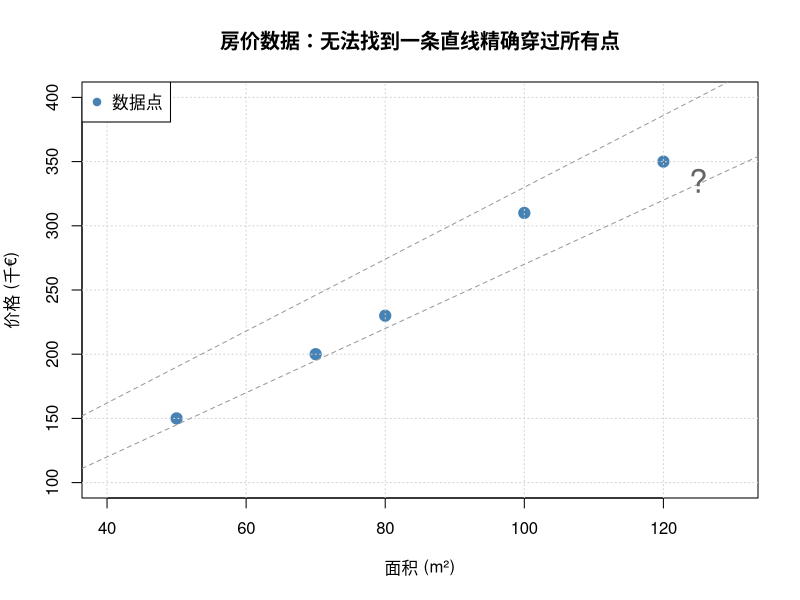
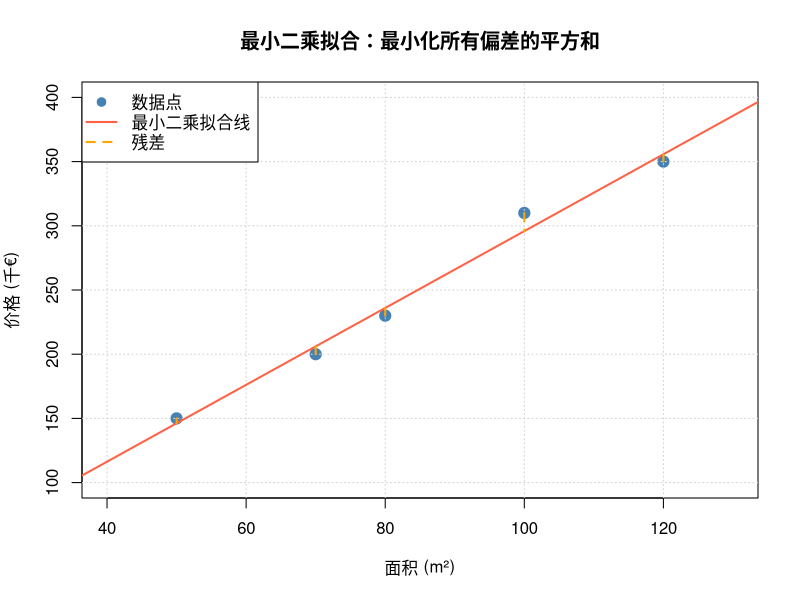
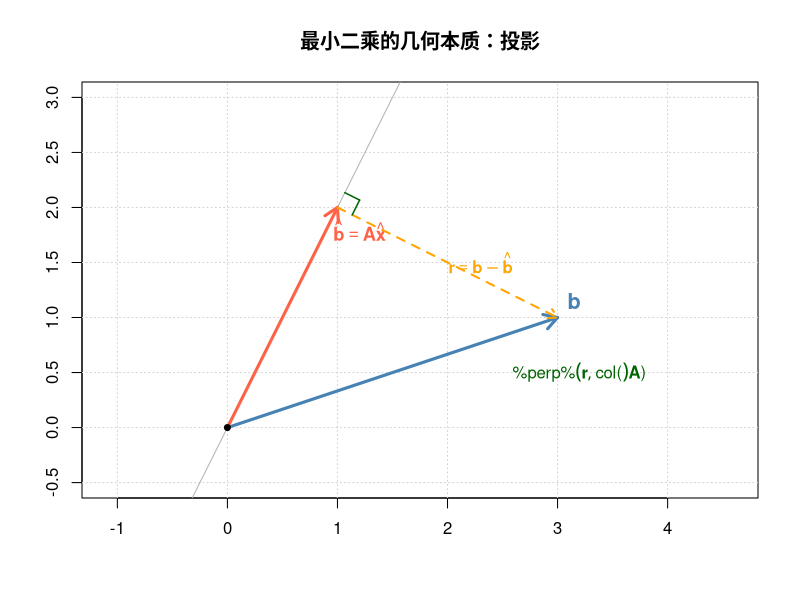
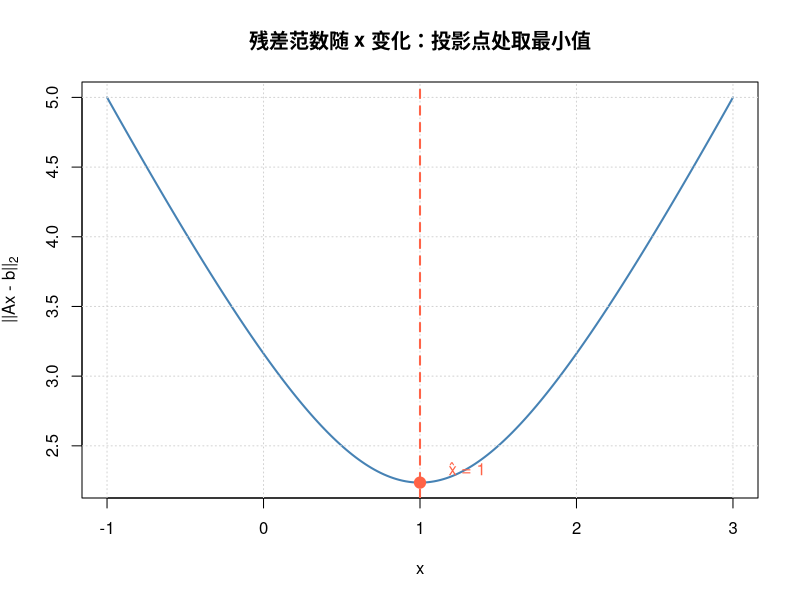
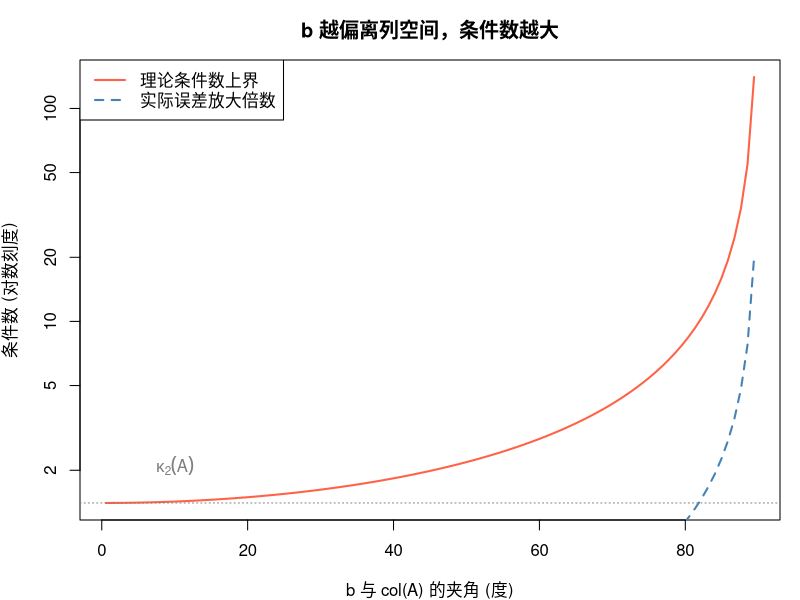
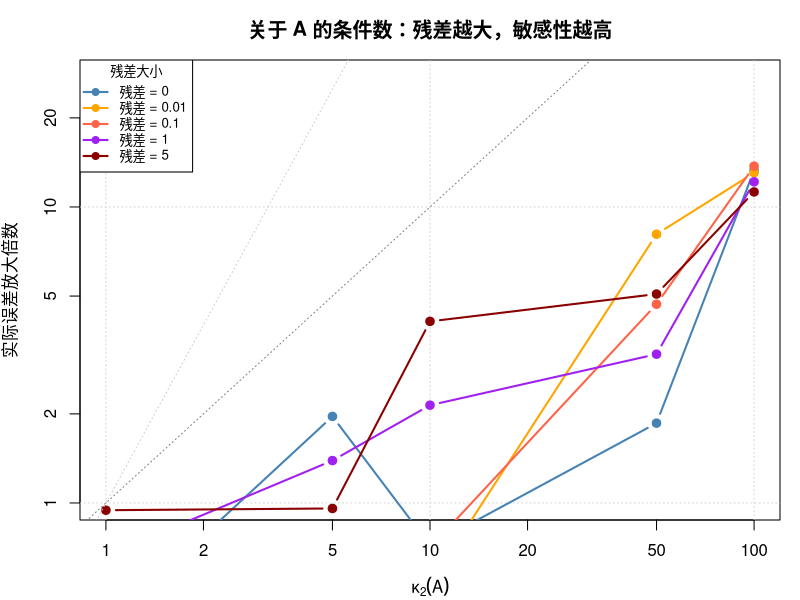
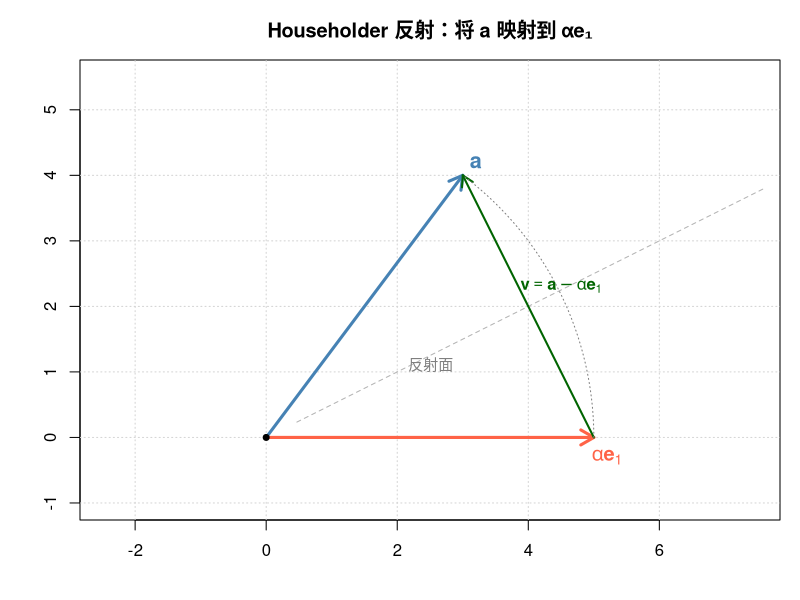
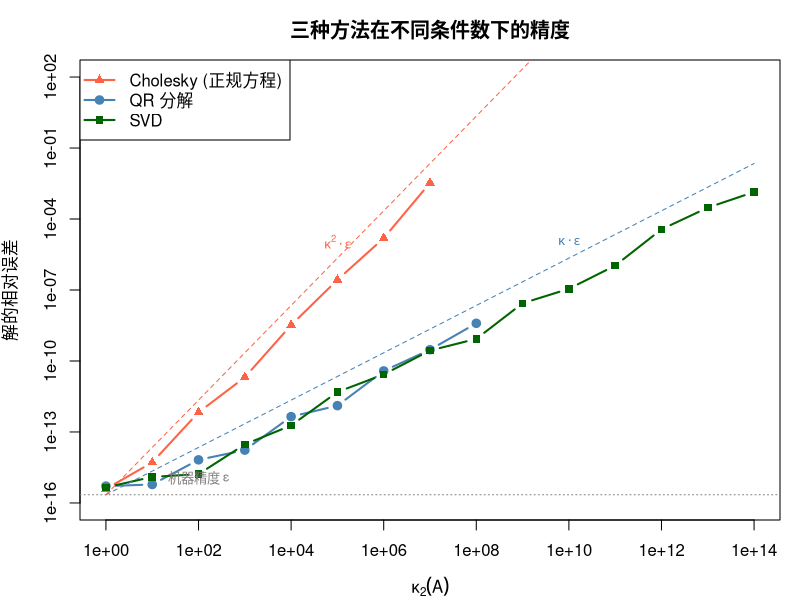

These figures' R source, in order:
## ---- chunk 1
#| label: setup
# 辅助函数
tr <- function(A) sum(diag(A))

# 向量2-范数
vnorm <- function(x) sqrt(sum(x^2))

# Frobenius范数
fnorm <- function(A) sqrt(sum(A^2))
## ---- chunk 2
#| label: motivation-data
# 房屋数据
area <- c(50, 70, 80, 100, 120)    # 面积 (m²)
price <- c(150, 200, 230, 310, 350)  # 价格 (千€)

cat("面积 (m²):  ", area, "\n")
cat("价格 (千€): ", price, "\n")
## ---- chunk 3
#| label: motivation-visual
#| fig-width: 7
#| fig-height: 5

# 可视化：数据点不在一条直线上
plot(area, price, pch = 19, col = "steelblue", cex = 1.5,
     xlab = "面积 (m²)", ylab = "价格 (千€)",
     main = "房价数据：无法找到一条直线精确穿过所有点",
     xlim = c(40, 130), ylim = c(100, 400))
grid()

# 随便画两条线，说明没有"完美"的
abline(a = 20, b = 2.5, col = "grey60", lty = 2)
abline(a = 50, b = 2.8, col = "grey60", lty = 2)
text(125, 335, "?", col = "grey40", cex = 2)
legend("topleft", "数据点", pch = 19, col = "steelblue")
## ---- chunk 4
#| label: motivation-matrix
# 构造矩阵
A <- cbind(1, area)
b <- price

cat("矩阵 A:\n")
print(A)
cat("\n向量 b:", b, "\n")
cat("\nA 是", nrow(A), "×", ncol(A), "矩阵：", nrow(A), "个方程，", ncol(A), "个未知数\n")
cat("方程数 > 未知数 → 超定系统 → 一般无精确解\n")
## ---- chunk 5
#| label: motivation-solve
#| fig-width: 7
#| fig-height: 5

# 用最小二乘求解
beta_hat <- solve(t(A) %*% A, t(A) %*% b)
cat("最小二乘解:\n")
cat("  β₀ (截距) =", round(beta_hat[1], 2), "\n")
cat("  β₁ (斜率) =", round(beta_hat[2], 2), "\n")
cat("  模型: 价格 ≈", round(beta_hat[1], 2), "+", round(beta_hat[2], 2), "× 面积\n\n")

# 残差
residuals <- b - A %*% beta_hat
cat("残差（每个点的偏差）:", round(residuals, 2), "\n")
cat("残差平方和:", round(sum(residuals^2), 2), "\n")

# 可视化
plot(area, price, pch = 19, col = "steelblue", cex = 1.5,
     xlab = "面积 (m²)", ylab = "价格 (千€)",
     main = "最小二乘拟合：最小化所有偏差的平方和",
     xlim = c(40, 130), ylim = c(100, 400))
grid()
abline(beta_hat[1], beta_hat[2], col = "tomato", lwd = 2)

# 画残差线
fitted <- A %*% beta_hat
segments(area, price, area, fitted, col = "orange", lwd = 2, lty = 2)

legend("topleft", c("数据点", "最小二乘拟合线", "残差"),
       col = c("steelblue", "tomato", "orange"),
       pch = c(19, NA, NA), lty = c(NA, 1, 2), lwd = 2)
## ---- chunk 6
#| label: geometry-2d
#| fig-width: 8
#| fig-height: 6

# 二维几何解释
# 列空间是一维的（一条直线），b 不在这条直线上
# 最小二乘解对应 b 在列空间上的投影

# 简单例子：A 只有一列
a <- c(1, 2)  # 列空间方向
b_vec <- c(3, 1)  # 目标向量

# 投影 b 到 a 的方向
proj_coeff <- sum(a * b_vec) / sum(a * a)
b_hat <- proj_coeff * a
residual <- b_vec - b_hat

plot(NULL, xlim = c(-0.5, 4), ylim = c(-0.5, 3),
     xlab = "", ylab = "", asp = 1,
     main = "最小二乘的几何本质：投影")
grid()

# 列空间（直线）
arrows(0, 0, 2.5, 5, col = "grey70", lwd = 1, length = 0.1)
arrows(0, 0, -0.5, -1, col = "grey70", lwd = 1, length = 0)
text(2.6, 4.7, "col(A)", col = "grey50", cex = 0.9)

# 向量 b
arrows(0, 0, b_vec[1], b_vec[2], col = "steelblue", lwd = 3, length = 0.15)
text(b_vec[1] + 0.15, b_vec[2] + 0.15, expression(bold(b)), col = "steelblue", cex = 1.3)

# 投影 b_hat
arrows(0, 0, b_hat[1], b_hat[2], col = "tomato", lwd = 3, length = 0.15)
text(b_hat[1] + 0.2, b_hat[2] - 0.2,
     expression(hat(bold(b)) == bold(A)*hat(bold(x))), col = "tomato", cex = 1.1)

# 残差
arrows(b_hat[1], b_hat[2], b_vec[1], b_vec[2],
       col = "orange", lwd = 2, lty = 2, length = 0.1)
text((b_hat[1] + b_vec[1])/2 + 0.3, (b_hat[2] + b_vec[2])/2,
     expression(bold(r) == bold(b) - hat(bold(b))), col = "orange", cex = 1.0)

# 直角标记
rect_size <- 0.15
mid_x <- b_hat[1]
mid_y <- b_hat[2]
# 画一个小正方形表示直角
segments(mid_x + rect_size * (b_vec[1]-b_hat[1])/vnorm(residual),
         mid_y + rect_size * (b_vec[2]-b_hat[2])/vnorm(residual),
         mid_x + rect_size * (b_vec[1]-b_hat[1])/vnorm(residual) + rect_size * a[1]/vnorm(a),
         mid_y + rect_size * (b_vec[2]-b_hat[2])/vnorm(residual) + rect_size * a[2]/vnorm(a),
         col = "darkgreen", lwd = 1.5)
segments(mid_x + rect_size * a[1]/vnorm(a),
         mid_y + rect_size * a[2]/vnorm(a),
         mid_x + rect_size * (b_vec[1]-b_hat[1])/vnorm(residual) + rect_size * a[1]/vnorm(a),
         mid_y + rect_size * (b_vec[2]-b_hat[2])/vnorm(residual) + rect_size * a[2]/vnorm(a),
         col = "darkgreen", lwd = 1.5)

text(3.2, 0.5, expression(bold(r) %perp% "col("*bold(A)*")"), col = "darkgreen", cex = 1.0)

points(0, 0, pch = 19, cex = 0.8)
## ---- chunk 7
#| label: geometry-why-projection
#| fig-width: 8
#| fig-height: 5

# 为什么投影是最优的？画出不同的 x 对应的 ||Ax - b||
# 一维情况：min_x ||ax - b||
a_1d <- c(1, 2)
b_1d <- c(3, 1)

x_range <- seq(-1, 3, length.out = 200)
errors <- sapply(x_range, function(x) vnorm(x * a_1d - b_1d))

x_opt <- sum(a_1d * b_1d) / sum(a_1d * a_1d)

plot(x_range, errors, type = "l", lwd = 2, col = "steelblue",
     xlab = "x", ylab = expression("||Ax - b||"[2]),
     main = "残差范数随 x 变化：投影点处取最小值")
grid()
abline(v = x_opt, col = "tomato", lty = 2, lwd = 2)
points(x_opt, vnorm(x_opt * a_1d - b_1d), pch = 19, col = "tomato", cex = 1.5)
text(x_opt + 0.3, vnorm(x_opt * a_1d - b_1d) + 0.1,
     paste0("x̂ = ", round(x_opt, 3)), col = "tomato", cex = 1.0)
## ---- chunk 8
#| label: normal-equation-demo
# 用房价数据验证正规方程
A_house <- cbind(1, area)
b_house <- price

# 计算正规方程的两边
AtA <- t(A_house) %*% A_house
Atb <- t(A_house) %*% b_house

cat("A^T A =\n")
print(AtA)
cat("\nA^T b =\n")
print(Atb)

# 求解正规方程
beta_ne <- solve(AtA, Atb)
cat("\n正规方程的解:\n")
cat("  β₀ =", round(beta_ne[1], 4), "\n")
cat("  β₁ =", round(beta_ne[2], 4), "\n")

# 验证残差垂直于列空间
resid <- b_house - A_house %*% beta_ne
cat("\n验证 A^T r = 0:\n")
cat("  A^T r =", round(t(A_house) %*% resid, 10), "\n")
cat("  → 残差确实垂直于列空间 ✓\n")
## ---- chunk 9
#| label: pseudoinverse
# 伪逆的计算和性质
A_plus <- solve(t(A_house) %*% A_house) %*% t(A_house)

cat("A⁺ 的维度:", nrow(A_plus), "×", ncol(A_plus), "\n")
cat("A 的维度: ", nrow(A_house), "×", ncol(A_house), "\n\n")

# 验证 A⁺b = x̂
x_via_pinv <- A_plus %*% b_house
cat("A⁺b =", round(x_via_pinv, 4), "\n")
cat("正规方程解 =", round(beta_ne, 4), "\n")
cat("一致 ✓\n\n")

# A A⁺ 是投影矩阵
P <- A_house %*% A_plus
cat("A A⁺ 是投影矩阵吗？\n")
cat("  (AA⁺)² ≈ AA⁺ ?", max(abs(P %*% P - P)) < 1e-10, "\n")
cat("  (AA⁺)^T ≈ AA⁺ ?", max(abs(t(P) - P)) < 1e-10, "(对称)\n")
cat("  → AA⁺ 是到 col(A) 的正交投影矩阵 ✓\n")
## ---- chunk 10
#| code-fold: true
#| code-summary: "点击查看答案"

cat("1. 错误：AA⁺ ≠ I_m（除非 A 是方阵且可逆）\n")
cat("   AA⁺ 是 m×m 的投影矩阵，不是单位矩阵\n\n")

# 数值验证
cat("   AA⁺ =\n")
print(round(P, 4))
cat("   I_5 =\n")
print(diag(5))
cat("\n")

cat("2. 正确：AA⁺ 恰好是到 col(A) 的正交投影矩阵\n\n")

# 验证
b_proj <- P %*% b_house
b_hat_direct <- A_house %*% beta_ne
cat("   AA⁺b =", round(b_proj, 2), "\n")
cat("   Ax̂   =", round(b_hat_direct, 2), "\n\n")

cat("3. 正确：残差垂直于列空间，这是最小二乘解的几何特征\n\n")
cat("4. 正确：任意向量都可以分解为在子空间上的投影和在其正交补上的投影之和\n")
## ---- chunk 11
#| label: condition-b
#| fig-width: 9
#| fig-height: 5

# 演示：b 的投影分量越小，条件数越大
set.seed(42)
m <- 50; n <- 3
A_cond <- matrix(rnorm(m * n), m, n)

kappa_A <- kappa(A_cond, exact = TRUE)
cat("κ₂(A) =", round(kappa_A, 2), "\n\n")

# 构造不同"投影比例"的 b
# b = b_col + b_perp，其中 b_col ∈ col(A)，b_perp ⊥ col(A)
# P_A = AA+ 即投影矩阵
P_A <- A_cond %*% solve(t(A_cond) %*% A_cond) %*% t(A_cond)

b_col <- P_A %*% rnorm(m)        # 列空间中的分量
b_perp <- (diag(m) - P_A) %*% rnorm(m)  # 正交补中的分量
b_col <- b_col / vnorm(b_col)
b_perp <- b_perp / vnorm(b_perp)

# 不同的"角度"
alphas <- seq(0.01, pi/2 - 0.01, length.out = 100)
cond_vals <- numeric(length(alphas))
actual_amplification <- numeric(length(alphas))

pert <- rnorm(m, sd = 1e-8)

for (i in seq_along(alphas)) {
  b_test <- cos(alphas[i]) * b_col + sin(alphas[i]) * b_perp
  b_test <- b_test / vnorm(b_test) * 10  # 归一化

  proj_b <- P_A %*% b_test
  ratio <- vnorm(b_test) / vnorm(proj_b)
  cond_vals[i] <- kappa_A * ratio

  # 数值验证
  x1 <- solve(t(A_cond) %*% A_cond, t(A_cond) %*% b_test)
  x2 <- solve(t(A_cond) %*% A_cond, t(A_cond) %*% (b_test + pert))
  rel_out <- vnorm(x2 - x1) / vnorm(x1)
  rel_in <- vnorm(pert) / vnorm(b_test)
  actual_amplification[i] <- rel_out / rel_in
}

par(mar = c(4, 4, 3, 1))
plot(alphas * 180 / pi, cond_vals, type = "l", log = "y",
     col = "tomato", lwd = 2,
     xlab = "b 与 col(A) 的夹角 (度)", ylab = "条件数 (对数刻度)",
     main = "b 越偏离列空间，条件数越大")
lines(alphas * 180 / pi, actual_amplification, col = "steelblue", lwd = 2, lty = 2)
abline(h = kappa_A, col = "grey50", lty = 3)
text(10, kappa_A * 1.5, expression(kappa[2](A)), col = "grey50")
legend("topleft", c("理论条件数上界", "实际误差放大倍数"),
       col = c("tomato", "steelblue"), lwd = 2, lty = c(1, 2))
## ---- chunk 12
#| label: condition-A
#| fig-width: 9
#| fig-height: 5

# 演示：残差越大，关于 A 的条件数越大
set.seed(123)
n_dim <- 5

# 构造不同条件数的 A
U <- qr.Q(qr(matrix(rnorm(20 * 20), 20)))
V <- qr.Q(qr(matrix(rnorm(n_dim * n_dim), n_dim)))

kappa_values <- c(1, 5, 10, 50, 100)
residual_scales <- c(0, 0.01, 0.1, 1, 5)

results <- expand.grid(kappa_A = kappa_values, resid_scale = residual_scales)
results$effective_kappa <- NA

m_dim <- 20

for (i in seq_len(nrow(results))) {
  kk <- results$kappa_A[i]
  rs <- results$resid_scale[i]

  sigmas <- exp(seq(log(1), log(kk), length.out = n_dim))
  A_test <- U[, 1:n_dim] %*% diag(sigmas) %*% t(V)

  # 构造 b = A*x_true + rs*noise_perp
  x_true <- rep(1, n_dim)
  b_in_col <- A_test %*% x_true
  noise_perp <- (diag(m_dim) - A_test %*% solve(t(A_test) %*% A_test) %*% t(A_test)) %*% rnorm(m_dim)
  if (vnorm(noise_perp) > 0) noise_perp <- noise_perp / vnorm(noise_perp)
  b_test <- b_in_col + rs * noise_perp

  # 扰动 A
  delta_A <- matrix(rnorm(m_dim * n_dim), m_dim, n_dim) * 1e-8
  x_hat <- solve(t(A_test) %*% A_test, t(A_test) %*% b_test)
  A_pert <- A_test + delta_A
  x_hat_pert <- solve(t(A_pert) %*% A_pert, t(A_pert) %*% b_test)

  rel_out <- vnorm(x_hat_pert - x_hat) / vnorm(x_hat)
  rel_in <- norm(delta_A, "F") / norm(A_test, "F")
  results$effective_kappa[i] <- rel_out / rel_in
}

# 绘图
par(mar = c(4, 4, 3, 1))
colors <- c("steelblue", "orange", "tomato", "purple", "darkred")

plot(NULL, xlim = range(kappa_values), ylim = c(1, max(results$effective_kappa, na.rm = TRUE) * 2),
     log = "xy", xlab = expression(kappa[2](A)), ylab = "实际误差放大倍数",
     main = "关于 A 的条件数：残差越大，敏感性越高")
grid()

for (j in seq_along(residual_scales)) {
  idx <- results$resid_scale == residual_scales[j]
  lines(results$kappa_A[idx], results$effective_kappa[idx],
        col = colors[j], lwd = 2, type = "b", pch = 19)
}

# 参考线
abline(0, 1, lty = 3, col = "grey50")
abline(0, 2, lty = 3, col = "grey80")
text(80, 60, expression(kappa), col = "grey50", cex = 0.8)
text(80, 5000, expression(kappa^2), col = "grey80", cex = 0.8)

legend("topleft",
       paste("残差 =", residual_scales),
       col = colors, lwd = 2, pch = 19, cex = 0.8,
       title = "残差大小")
## ---- chunk 13
#| code-fold: true
#| code-summary: "点击查看答案"

set.seed(7)
m_ex <- 20; n_ex <- 3

# 构造 κ₂(A) = 10 的矩阵
U_ex <- qr.Q(qr(matrix(rnorm(m_ex^2), m_ex)))
V_ex <- qr.Q(qr(matrix(rnorm(n_ex^2), n_ex)))
sigmas_ex <- c(10, 5, 1)  # κ = 10/1 = 10
A_ex <- U_ex[, 1:n_ex] %*% diag(sigmas_ex) %*% t(V_ex)

cat("κ₂(A) =", round(max(sigmas_ex)/min(sigmas_ex), 2), "\n\n")

# 构造 b 使残差很大
x_true_ex <- c(1, 1, 1)
b_col <- A_ex %*% x_true_ex
P_ex <- A_ex %*% solve(t(A_ex) %*% A_ex) %*% t(A_ex)
b_perp <- (diag(m_ex) - P_ex) %*% rnorm(m_ex)
b_perp <- b_perp / vnorm(b_perp) * vnorm(b_col) * 3  # 残差是投影的 3 倍

b_ex <- b_col + b_perp
resid_ex <- b_ex - P_ex %*% b_ex
proj_ex <- P_ex %*% b_ex

kappa_theoretical <- max(sigmas_ex)/min(sigmas_ex) +
  (max(sigmas_ex)/min(sigmas_ex))^2 * vnorm(resid_ex)/vnorm(proj_ex)
cat("理论条件数上界 ≈", round(kappa_theoretical, 1), "\n")
cat("  其中 κ₂(A) 贡献:", round(max(sigmas_ex)/min(sigmas_ex), 1), "\n")
cat("  κ₂(A)² × ||r||/||proj|| 贡献:",
    round((max(sigmas_ex)/min(sigmas_ex))^2 * vnorm(resid_ex)/vnorm(proj_ex), 1), "\n")
cat("\n结论: 虽然矩阵条件数只有 10，但大残差使有效条件数接近 κ² 量级\n")
## ---- chunk 14
#| label: wrong-implementation
# 一个数学上正确但数值上错误的函数
kq_solve_bad <- function(A, b) {
  solve(t(A) %*% A) %*% t(A) %*% b   # ← 显式求逆！
}

# "正确"的正规方程实现
kq_solve_ne <- function(A, b) {
  solve(t(A) %*% A, t(A) %*% b)       # ← 求解线性方程组
}

# 对比
set.seed(42)
m <- 100; n <- 5
A_test <- matrix(rnorm(m * n), m, n)
b_test <- rnorm(m)

x_bad <- kq_solve_bad(A_test, b_test)
x_good <- kq_solve_ne(A_test, b_test)
x_ref <- qr.solve(A_test, b_test)  # R 内置，使用 QR 分解

cat("显式求逆 vs QR 的误差:", vnorm(x_bad - x_ref), "\n")
cat("正规方程 vs QR 的误差:", vnorm(x_good - x_ref), "\n")
cat("\n这里差别不大，但对于病态矩阵...\n")
## ---- chunk 15
#| label: cholesky-method
# Cholesky 方法
kq_solve_chol <- function(A, b) {
  M <- crossprod(A)       # = A^T A（比 t(A) %*% A 更高效）
  c_vec <- crossprod(A, b)  # = A^T b
  L <- chol(M)            # R 的 chol() 返回上三角 R，满足 M = R^T R
  # 求解 R^T R x = c，即先解 R^T y = c，再解 R x = y
  y <- forwardsolve(t(L), c_vec)
  x <- backsolve(L, y)
  x
}

x_chol <- kq_solve_chol(A_test, b_test)
cat("Cholesky 方法 vs QR 的误差:", vnorm(x_chol - x_ref), "\n")
## ---- chunk 16
#| label: condition-squaring
# 条件数平方化的演示
set.seed(42)
m_sq <- 50; n_sq <- 5

# 构造不同条件数的矩阵
U_sq <- qr.Q(qr(matrix(rnorm(m_sq^2), m_sq)))
V_sq <- qr.Q(qr(matrix(rnorm(n_sq^2), n_sq)))

cat(sprintf("%-12s  %-15s  %-15s  %-10s\n", "κ(A)", "κ(A^T A)", "κ(A)²", "比值"))
cat(strrep("-", 58), "\n")

for (kk in c(1, 10, 100, 1000, 1e6)) {
  sigmas_sq <- exp(seq(log(1), log(kk), length.out = n_sq))
  A_sq <- U_sq[, 1:n_sq] %*% diag(sigmas_sq) %*% t(V_sq)

  kA <- kappa(A_sq, exact = TRUE)
  kAtA <- kappa(crossprod(A_sq), exact = TRUE)

  cat(sprintf("%-12.1e  %-15.1e  %-15.1e  %-10.2f\n",
              kA, kAtA, kA^2, kAtA / kA^2))
}
cat("\n结论: κ(A^T A) ≈ κ(A)² — 条件数确实被平方化了！\n")
## ---- chunk 17
#| label: orthogonal-properties
# 正交矩阵的数值演示
set.seed(1)
n_orth <- 4
Q <- qr.Q(qr(matrix(rnorm(n_orth^2), n_orth)))

cat("Q^T Q =\n")
print(round(t(Q) %*% Q, 10))
cat("\n")

# 保范性
x_test_orth <- c(1, 2, 3, 4)
cat("||x||   =", vnorm(x_test_orth), "\n")
cat("||Qx||  =", vnorm(Q %*% x_test_orth), "\n")
cat("→ 正交变换保持向量长度不变 ✓\n\n")

# 条件数
cat("κ₂(Q) =", kappa(Q, exact = TRUE), "\n")
cat("→ 正交矩阵的条件数恒为 1（完美！）\n\n")

cat("核心推论：\n")
cat("  · 乘以 Q 不会放大误差\n")
cat("  · 乘以 Q 不会改变最小化问题的解\n")
cat("  · ||QAx - Qb|| = ||Ax - b|| 对所有 x 成立\n")
## ---- chunk 18
#| label: qr-example
# QR 分解的例子（手算验证）
A_ex <- matrix(c(1, 2,
                  0, 0,
                  0, 2), nrow = 3, byrow = TRUE)
cat("A =\n")
print(A_ex)

qr_result <- qr(A_ex)
Q_full <- qr.Q(qr_result, complete = TRUE)
R_full <- qr.R(qr_result)

cat("\nQ =\n")
print(round(Q_full, 4))
cat("\nR (上三角) =\n")
print(round(R_full, 4))

cat("\n验证 Q^T A =\n")
print(round(t(Q_full) %*% A_ex, 10))
cat("→ 下面的行确实为零 ✓\n")

cat("\n验证 QR = A:\n")
R_padded <- rbind(R_full, rep(0, ncol(A_ex)))
cat("||QR - A|| =", norm(Q_full %*% R_padded - A_ex, "F"), "✓\n")
## ---- chunk 19
#| label: qr-solve-demo
# QR 方法求解最小二乘
kq_solve_qr <- function(A, b) {
  qr_dec <- qr(A)
  Q <- qr.Q(qr_dec, complete = TRUE)
  R <- qr.R(qr_dec)

  Qtb <- t(Q) %*% b
  n <- ncol(A)
  c1 <- Qtb[1:n]
  c2 <- Qtb[(n+1):length(Qtb)]

  x_hat <- backsolve(R, c1)

  list(x = x_hat,
       min_residual_norm = vnorm(c2),
       c1 = c1, c2 = c2)
}

# 用房价数据测试
result_qr <- kq_solve_qr(A_house, b_house)
cat("QR 方法的解:\n")
cat("  β₀ =", round(result_qr$x[1], 4), "\n")
cat("  β₁ =", round(result_qr$x[2], 4), "\n")
cat("  最小残差 ||c₂|| =", round(result_qr$min_residual_norm, 4), "\n\n")

cat("与正规方程对比:\n")
cat("  正规方程:", round(beta_ne, 4), "\n")
cat("  QR 方法: ", round(result_qr$x, 4), "\n")
cat("  完全一致 ✓\n")
## ---- chunk 20
#| label: householder-visual
#| fig-width: 8
#| fig-height: 6

# Householder 反射的几何演示
# 在 2D 中：将向量 a 反射到 e1 方向

a_hh <- c(3, 4)  # 要反射的向量
alpha <- vnorm(a_hh)  # 反射后长度不变
e1 <- c(1, 0)

# Householder 向量
v_hh <- a_hh - alpha * e1
v_hh_norm <- v_hh / vnorm(v_hh)

# Householder 矩阵
H <- diag(2) - 2 * outer(v_hh_norm, v_hh_norm)

# 反射结果
a_reflected <- H %*% a_hh

plot(NULL, xlim = c(-1, 6), ylim = c(-1, 5.5), asp = 1,
     xlab = "", ylab = "",
     main = "Householder 反射：将 a 映射到 αe₁")
grid()

# 反射超平面（垂直于 v 的直线）
midpoint <- (a_hh + a_reflected) / 2
perp_dir <- c(-v_hh[2], v_hh[1])
perp_dir <- perp_dir / vnorm(perp_dir)
segments(midpoint[1] - 4*perp_dir[1], midpoint[2] - 4*perp_dir[2],
         midpoint[1] + 4*perp_dir[1], midpoint[2] + 4*perp_dir[2],
         col = "grey70", lwd = 1, lty = 2)
text(midpoint[1] + 2*perp_dir[1] + 0.3, midpoint[2] + 2*perp_dir[2],
     "反射面", col = "grey50", cex = 0.9)

# 向量 a
arrows(0, 0, a_hh[1], a_hh[2], col = "steelblue", lwd = 3, length = 0.15)
text(a_hh[1] + 0.2, a_hh[2] + 0.2, expression(bold(a)), col = "steelblue", cex = 1.3)

# 反射结果 = α e₁
arrows(0, 0, a_reflected[1], a_reflected[2], col = "tomato", lwd = 3, length = 0.15)
text(a_reflected[1] + 0.2, a_reflected[2] - 0.3,
     expression(alpha*bold(e)[1]), col = "tomato", cex = 1.2)

# Householder 向量 v
arrows(a_reflected[1], a_reflected[2], a_hh[1], a_hh[2],
       col = "darkgreen", lwd = 2, length = 0.12, lty = 1)
text((a_hh[1] + a_reflected[1])/2 + 0.5, (a_hh[2] + a_reflected[2])/2 + 0.3,
     expression(bold(v) == bold(a) - alpha*bold(e)[1]), col = "darkgreen", cex = 1.0)

# 圆弧表示长度不变
theta_arc <- seq(0, atan2(a_hh[2], a_hh[1]), length.out = 100)
r_arc <- alpha
lines(r_arc * cos(theta_arc), r_arc * sin(theta_arc),
      col = "grey50", lty = 3, lwd = 1)

points(0, 0, pch = 19, cex = 0.8)

cat("a =", a_hh, "\n")
cat("Ha =", round(a_reflected, 10), "= (", alpha, ", 0 ) ✓\n")
cat("||a|| = ||Ha|| =", alpha, "（长度不变）✓\n")
## ---- chunk 21
#| label: qr-vs-cholesky
#| fig-width: 9
#| fig-height: 5

# 关键对比实验：QR vs Cholesky 在不同条件数下的表现
set.seed(42)
m_cmp <- 100; n_cmp <- 10

U_cmp <- qr.Q(qr(matrix(rnorm(m_cmp^2), m_cmp)))
V_cmp <- qr.Q(qr(matrix(rnorm(n_cmp^2), n_cmp)))

kappa_range <- 10^seq(0, 14, by = 1)

err_chol <- numeric(length(kappa_range))
err_qr <- numeric(length(kappa_range))
err_svd <- numeric(length(kappa_range))

x_true_cmp <- rep(1, n_cmp)

for (i in seq_along(kappa_range)) {
  kk <- kappa_range[i]
  sigmas_cmp <- exp(seq(log(1), log(kk), length.out = n_cmp))
  A_cmp <- U_cmp[, 1:n_cmp] %*% diag(sigmas_cmp) %*% t(V_cmp)
  b_cmp <- A_cmp %*% x_true_cmp  # b ∈ col(A)，有精确解

  # Cholesky 方法
  tryCatch({
    AtA <- crossprod(A_cmp)
    Atb <- crossprod(A_cmp, b_cmp)
    x_chol_cmp <- solve(AtA, Atb)
    err_chol[i] <- vnorm(x_chol_cmp - x_true_cmp) / vnorm(x_true_cmp)
  }, error = function(e) { err_chol[i] <<- NA })

  # QR 方法
  tryCatch({
    x_qr_cmp <- qr.solve(A_cmp, b_cmp)
    err_qr[i] <- vnorm(x_qr_cmp - x_true_cmp) / vnorm(x_true_cmp)
  }, error = function(e) { err_qr[i] <<- NA })

  # SVD 方法
  tryCatch({
    sv <- svd(A_cmp)
    x_svd_cmp <- sv$v %*% diag(1/sv$d) %*% t(sv$u) %*% b_cmp
    err_svd[i] <- vnorm(x_svd_cmp - x_true_cmp) / vnorm(x_true_cmp)
  }, error = function(e) { err_svd[i] <<- NA })
}

par(mar = c(4, 4, 3, 1))
plot(kappa_range, err_chol, type = "b", log = "xy", pch = 17,
     col = "tomato", lwd = 2,
     xlab = expression(kappa[2](A)), ylab = "解的相对误差",
     main = "三种方法在不同条件数下的精度",
     ylim = c(1e-16, 1e2))
lines(kappa_range, err_qr, type = "b", pch = 19, col = "steelblue", lwd = 2)
lines(kappa_range, err_svd, type = "b", pch = 15, col = "darkgreen", lwd = 2)

# 理论参考线
abline(h = .Machine$double.eps, lty = 3, col = "grey50")
text(1e2, .Machine$double.eps * 5, "机器精度 ε", col = "grey50", cex = 0.8)

# κ·ε 和 κ²·ε 参考线
lines(kappa_range, kappa_range * .Machine$double.eps,
      lty = 2, col = "steelblue", lwd = 1)
lines(kappa_range, kappa_range^2 * .Machine$double.eps,
      lty = 2, col = "tomato", lwd = 1)
text(1e10, 1e10 * .Machine$double.eps * 5,
     expression(kappa %.% epsilon), col = "steelblue", cex = 0.8)
text(1e5, 1e10 * .Machine$double.eps * 5,
     expression(kappa^2 %.% epsilon), col = "tomato", cex = 0.8)

legend("topleft",
       c("Cholesky (正规方程)", "QR 分解", "SVD"),
       col = c("tomato", "steelblue", "darkgreen"),
       pch = c(17, 19, 15), lwd = 2)
## ---- chunk 22
#| label: svd-method
# SVD 方法
kq_solve_svd <- function(A, b) {
  sv <- svd(A)
  # A⁺ = V Σ⁺ U^T
  # x = V Σ⁺ U^T b

  # 计算 U^T b
  Utb <- t(sv$u) %*% b

  # 除以奇异值（对应 Σ⁺ 的操作）
  # 只取前 n 个分量（对应非零奇异值）
  n <- length(sv$d)
  coeffs <- Utb[1:n] / sv$d

  # 乘以 V
  x_hat <- sv$v %*% coeffs

  list(x = x_hat, singular_values = sv$d)
}

result_svd <- kq_solve_svd(A_house, b_house)
cat("SVD 方法的解:\n")
cat("  β₀ =", round(result_svd$x[1], 4), "\n")
cat("  β₁ =", round(result_svd$x[2], 4), "\n")
cat("  奇异值:", round(result_svd$singular_values, 4), "\n")
cat("  κ₂(A) =", round(max(result_svd$singular_values) /
                         min(result_svd$singular_values), 2), "\n")
## ---- chunk 23
#| label: svd-rank-deficient
#| fig-width: 8
#| fig-height: 5

# 秩亏矩阵的例子
set.seed(42)
m_rd <- 20; n_rd <- 5

# 构造秩为 3 的 5 列矩阵（第 4、5 列是前 3 列的线性组合）
A_base <- matrix(rnorm(m_rd * 3), m_rd, 3)
A_rd <- cbind(A_base,
              0.5 * A_base[,1] + 0.3 * A_base[,2],
              -0.2 * A_base[,1] + 0.7 * A_base[,3])

# 加一点噪声模拟"几乎秩亏"
A_almost_rd <- A_rd + matrix(rnorm(m_rd * n_rd, sd = 1e-10), m_rd, n_rd)

b_rd <- rnorm(m_rd)

cat("A 的奇异值:\n")
sv_rd <- svd(A_rd)
cat("  精确秩亏:", round(sv_rd$d, 10), "\n")

sv_ard <- svd(A_almost_rd)
cat("  近似秩亏:", format(sv_ard$d, digits = 4), "\n\n")

# 正规方程方法——失败
tryCatch({
  x_ne_rd <- solve(crossprod(A_rd), crossprod(A_rd, b_rd))
  cat("正规方程（精确秩亏）: 成功\n")
}, error = function(e) {
  cat("正规方程（精确秩亏）: 失败 —", e$message, "\n")
})

# SVD 方法——成功，给出最小范数解
x_svd_rd <- function(A, b, tol = 1e-8) {
  sv <- svd(A)
  # 只保留大于 tol 的奇异值
  keep <- sv$d > tol * max(sv$d)
  cat("  保留的奇异值:", sum(keep), "/", length(sv$d), "\n")
  Utb <- t(sv$u) %*% b
  coeffs <- ifelse(keep, Utb[1:length(sv$d)] / sv$d, 0)
  sv$v %*% coeffs
}

cat("\nSVD 方法（精确秩亏）:\n")
x_rd <- x_svd_rd(A_rd, b_rd)
cat("  ||x|| =", round(vnorm(x_rd), 4), "（最小范数解）\n")
cat("  残差 ||Ax - b|| =", round(vnorm(A_rd %*% x_rd - b_rd), 4), "\n")
## ---- chunk 24
#| label: method-comparison
#| fig-width: 10
#| fig-height: 5

# 综合对比：速度 vs 精度
library(microbenchmark)

set.seed(42)
sizes <- c(50, 100, 200, 500, 1000)
n_cols <- 10

speed_results <- data.frame()

for (m_s in sizes) {
  A_s <- matrix(rnorm(m_s * n_cols), m_s, n_cols)
  b_s <- rnorm(m_s)

  # 预热
  invisible(solve(crossprod(A_s), crossprod(A_s, b_s)))
  invisible(qr.solve(A_s, b_s))
  invisible({sv <- svd(A_s); sv$v %*% ((t(sv$u) %*% b_s) / sv$d)})

  mb <- microbenchmark(
    Cholesky = solve(crossprod(A_s), crossprod(A_s, b_s)),
    QR = qr.solve(A_s, b_s),
    SVD = {sv <- svd(A_s); sv$v %*% ((t(sv$u) %*% b_s)[1:n_cols] / sv$d)},
    times = 50
  )

  smry <- summary(mb)
  for (j in 1:3) {
    speed_results <- rbind(speed_results, data.frame(
      m = m_s, method = smry$expr[j],
      time_us = smry$median[j] / 1000  # 转为微秒
    ))
  }
}

# 绘图
par(mar = c(4, 4, 3, 1))
methods <- c("Cholesky", "QR", "SVD")
cols <- c("tomato", "steelblue", "darkgreen")

plot(NULL, xlim = range(sizes), ylim = range(speed_results$time_us),
     log = "xy", xlab = "行数 m (n = 10 固定)", ylab = "计算时间 (微秒)",
     main = "三种方法的计算速度对比")
grid()

for (j in seq_along(methods)) {
  idx <- speed_results$method == methods[j]
  lines(speed_results$m[idx], speed_results$time_us[idx],
        type = "b", pch = c(17, 19, 15)[j], col = cols[j], lwd = 2)
}
legend("topleft", methods, col = cols, pch = c(17, 19, 15), lwd = 2)
## ---- chunk 25
#| label: polynomial-fitting
#| fig-width: 10
#| fig-height: 8

# 用最小二乘拟合不同阶数的多项式
set.seed(42)
n_pts <- 20
x_data <- seq(0, 1, length.out = n_pts)
y_true <- sin(2 * pi * x_data)
y_data <- y_true + rnorm(n_pts, sd = 0.3)

x_fine <- seq(0, 1, length.out = 200)

# 稳健的 SVD 求解器（处理病态/秩亏矩阵）
solve_ls_svd <- function(A, b, tol = 1e-10) {
  sv <- svd(A)
  keep <- sv$d > tol * max(sv$d)
  Utb <- drop(t(sv$u) %*% b)
  coeffs <- ifelse(keep, Utb[1:length(sv$d)] / sv$d, 0)
  sv$v %*% coeffs
}

par(mfrow = c(2, 2), mar = c(4, 4, 3, 1))

degrees <- c(1, 3, 9, 18)
for (d in degrees) {
  # 构造 Vandermonde 矩阵
  A_poly <- outer(x_data, 0:d, "^")

  # 用 SVD 求解（对病态矩阵也稳健）
  beta_poly <- solve_ls_svd(A_poly, y_data)

  # 预测
  A_fine <- outer(x_fine, 0:d, "^")
  y_pred <- A_fine %*% beta_poly

  # 条件数
  sv_poly <- svd(A_poly)
  kk <- max(sv_poly$d) / min(sv_poly$d)

  plot(x_data, y_data, pch = 19, col = "steelblue",
       xlab = "x", ylab = "y",
       main = paste0("阶数 = ", d, "，κ(A) = ", format(kk, digits = 3)),
       ylim = c(-2, 2))
  lines(x_fine, sin(2 * pi * x_fine), col = "grey50", lwd = 1, lty = 2)
  lines(x_fine, y_pred, col = "tomato", lwd = 2)

  # 残差
  resid_poly <- y_data - A_poly %*% beta_poly
  mtext(paste("残差 =", round(vnorm(resid_poly), 3)), side = 1, line = -1.5, cex = 0.8)
}
## ---- chunk 26
#| label: polynomial-condition
#| fig-width: 8
#| fig-height: 5

# 多项式阶数 vs 条件数
degrees_all <- 1:18
kappas <- numeric(length(degrees_all))

for (d in degrees_all) {
  A_p <- outer(x_data, 0:d, "^")
  sv_p <- svd(A_p)
  kappas[d] <- max(sv_p$d) / min(sv_p$d)
}

plot(degrees_all, kappas, type = "b", log = "y",
     pch = 19, col = "steelblue", lwd = 2,
     xlab = "多项式阶数", ylab = expression(kappa[2](A)),
     main = "Vandermonde 矩阵条件数随阶数指数增长")
grid()
abline(h = 1/.Machine$double.eps, col = "red", lty = 2)
text(5, 1/.Machine$double.eps / 5, "1/ε ≈ 10¹⁶（精度完全丢失）", col = "red", cex = 0.8)
## ---- chunk 27
#| label: ridge-regression
#| fig-width: 9
#| fig-height: 5

# 特征共线性导致条件数大 → 岭回归的作用
set.seed(42)
n_obs <- 100; n_feat <- 5

# 生成特征，最后一个与第一个高度相关
X <- matrix(rnorm(n_obs * n_feat), n_obs)
corr_level <- 0.9999
X[, n_feat] <- corr_level * X[, 1] + sqrt(1 - corr_level^2) * rnorm(n_obs)

beta_true_ridge <- c(1, -2, 0.5, 0, 3)
y_ridge <- X %*% beta_true_ridge + rnorm(n_obs, sd = 0.5)

cat("原始 κ(X^T X) =", format(kappa(crossprod(X), exact = TRUE), digits = 3), "\n\n")

# 不同 λ 的岭回归
lambdas <- c(0, 0.001, 0.01, 0.1, 1, 10)
results_ridge <- data.frame()

for (lam in lambdas) {
  XtX_reg <- crossprod(X) + lam * diag(n_feat)
  beta_ridge <- solve(XtX_reg, crossprod(X, y_ridge))
  err <- vnorm(beta_ridge - beta_true_ridge) / vnorm(beta_true_ridge)

  results_ridge <- rbind(results_ridge, data.frame(
    lambda = lam,
    kappa = kappa(XtX_reg, exact = TRUE),
    rel_err = err
  ))
}

cat(sprintf("%-10s  %-15s  %-15s\n", "λ", "κ(X'X + λI)", "||β̂ - β||/||β||"))
cat(strrep("-", 45), "\n")
for (i in seq_len(nrow(results_ridge))) {
  cat(sprintf("%-10.3f  %-15.1f  %-15.6f\n",
              results_ridge$lambda[i], results_ridge$kappa[i], results_ridge$rel_err[i]))
}

par(mfrow = c(1, 2), mar = c(4, 4, 3, 1))

# 条件数 vs λ
plot(results_ridge$lambda[-1], results_ridge$kappa[-1], type = "b",
     log = "xy", pch = 19, col = "steelblue", lwd = 2,
     xlab = expression(lambda), ylab = expression(kappa),
     main = expression("岭回归降低条件数"))
grid()

# 参数误差 vs λ
plot(results_ridge$lambda, results_ridge$rel_err, type = "b",
     log = "x", pch = 19, col = "tomato", lwd = 2,
     xlab = expression(lambda), ylab = expression("||"*hat(beta) - beta*"||/||"*beta*"||"),
     main = "参数估计误差 vs λ")
grid()
## ---- chunk 28
#| label: lm-qr
# lm() 底层使用 QR 分解
fit <- lm(price ~ area)

cat("lm() 的系数:\n")
print(coef(fit))

cat("\nlm() 使用 QR 分解吗？\n")
cat("  fit$qr 存在:", !is.null(fit$qr), "\n\n")

# 手动用 QR 验证
A_lm <- model.matrix(fit)
qr_lm <- qr(A_lm)
x_manual <- qr.solve(A_lm, price)

cat("手动 QR 结果:", round(x_manual, 6), "\n")
cat("lm() 结果:   ", round(coef(fit), 6), "\n")
cat("完全一致 ✓\n\n")

cat("这就是为什么 R 帮助文档说 lm() '内部使用 QR 分解'\n")
cat("现在你知道为什么了——它比正规方程更稳定！\n")
## ---- chunk 29
#| code-fold: true
#| code-summary: "点击查看答案"
cat("残差 r 垂直于 col(A)，即 A 的列空间。\n\n")
cat("为什么这保证最小？\n")
cat("这就像从空间中一个点到一个平面的距离：\n")
cat("垂线段是最短的。从 b 到 col(A) 的最短距离\n")
cat("就是 b 到其在 col(A) 上的正交投影的距离。\n\n")
cat("数学上：对任意 x，\n")
cat("  ||Ax - b||² = ||A(x - x̂) + (Ax̂ - b)||²\n")
cat("              = ||A(x - x̂)||² + ||r||²    (因为 r ⊥ col(A))\n")
cat("              ≥ ||r||²\n")
cat("等号当且仅当 x = x̂ 时成立。\n")
## ---- chunk 30
#| code-fold: true
#| code-summary: "点击查看答案"
cat("A^T A 的奇异值是 A 的奇异值的平方：\n\n")
cat("设 A 的奇异值为 σ₁ ≥ σ₂ ≥ ... ≥ σₙ > 0\n")
cat("则 A^T A 的特征值为 σ₁² ≥ σ₂² ≥ ... ≥ σₙ²\n\n")
cat("κ(A^T A) = σ₁² / σₙ² = (σ₁/σₙ)² = κ(A)²\n\n")
cat("具体例子：\n")
cat("  如果 κ(A) = 10⁴：\n")
cat("    正规方程看到的条件数 = 10⁸\n")
cat("    QR 方法看到的条件数  = 10⁴\n")
cat("  双精度（16位）下：\n")
cat("    正规方程：16 - 8 = 8 位有效数字\n")
cat("    QR 方法：  16 - 4 = 12 位有效数字\n")
## ---- chunk 31
#| code-fold: true
#| code-summary: "点击查看答案"
cat("A. Cholesky 方法\n")
cat("   理由：κ 很小（良态），A^T A 只需算一次（10×10 矩阵），\n")
cat("   然后对每个 b 做 Cholesky 前代/回代（极快）。\n")
cat("   QR 每次都要对大矩阵操作，不划算。\n\n")

cat("B. SVD 方法\n")
cat("   理由：列几乎共线 → 几乎秩亏 → κ 很大。\n")
cat("   SVD 可以识别哪些方向是'可靠的'，忽略近零奇异值。\n")
cat("   正规方程和 QR 可能失败或给出不稳定的解。\n\n")

cat("C. Cholesky 方法\n")
cat("   理由：良态 + 速度要求 → Cholesky 是最快的方法。\n")
cat("   嵌入式系统资源有限，条件数好时不需要更复杂的方法。\n")
